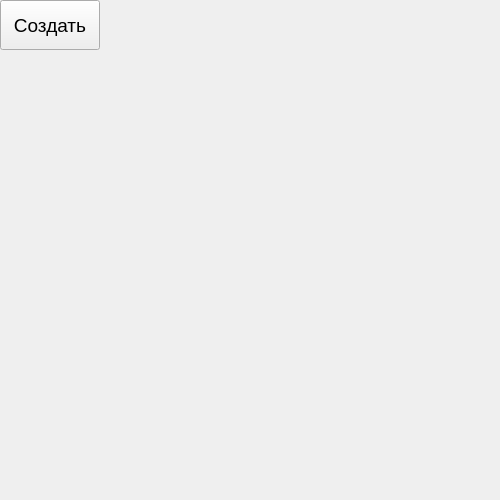
<?xml version="1.0" encoding="UTF-8"?>
<ui version="4.0">
 <class>Form</class>
 <widget class="QWidget" name="Form">
  <property name="geometry">
   <rect>
    <x>0</x>
    <y>0</y>
    <width>500</width>
    <height>500</height>
   </rect>
  </property>
  <property name="windowTitle">
   <string>Form</string>
  </property>
  <widget class="QPushButton" name="btn_create">
   <property name="geometry">
    <rect>
     <x>0</x>
     <y>0</y>
     <width>100</width>
     <height>50</height>
    </rect>
   </property>
   <property name="font">
    <font>
     <pointsize>14</pointsize>
    </font>
   </property>
   <property name="text">
    <string>Создать</string>
   </property>
  </widget>
 </widget>
 <resources/>
 <connections/>
</ui>
